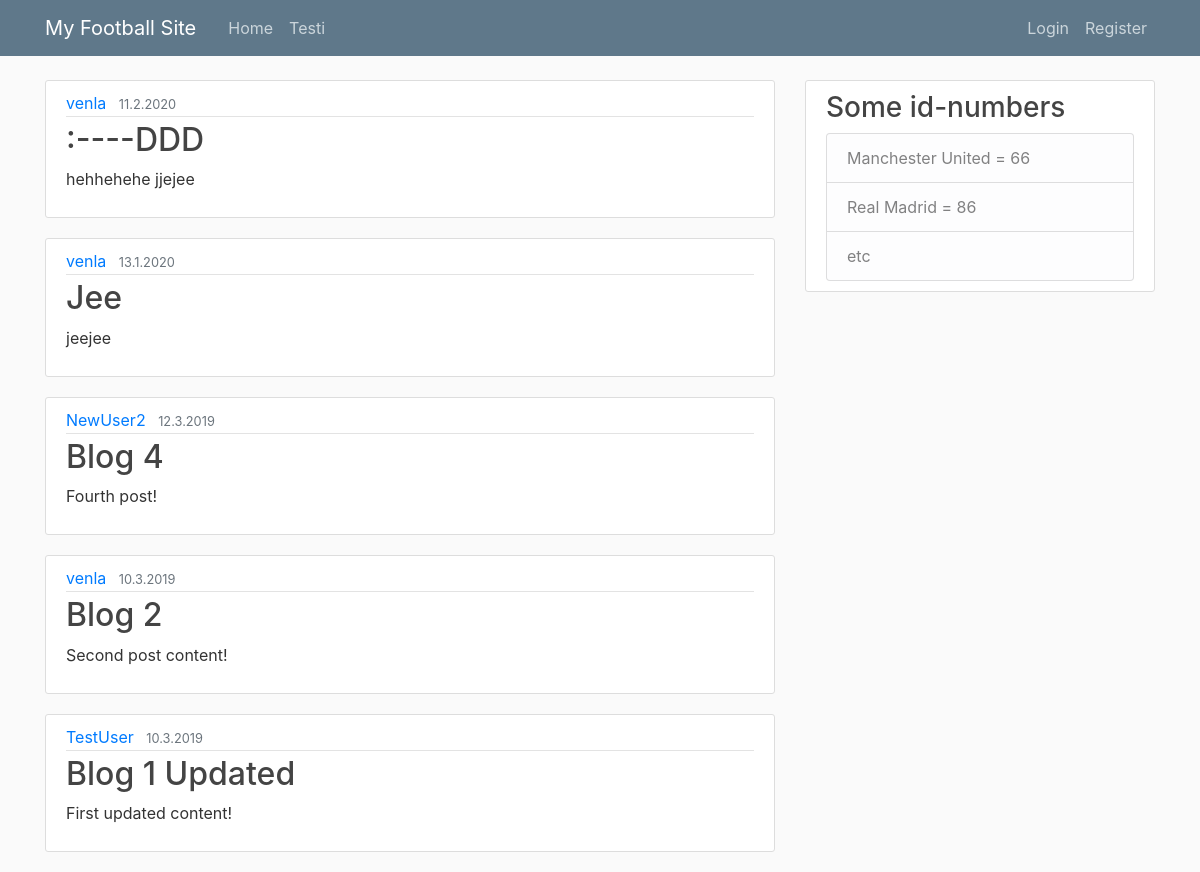
The page / on the database its author committed.
### applikaatio/models.py (models this page shows, shortened)
class Post(models.Model):
    title = models.CharField(max_length = 100)
    content = models.TextField()
    date_posted = models.DateTimeField(default = timezone.now)
    author = models.ForeignKey(User, on_delete=models.CASCADE)

### applikaatio/views.py (the view)
# urls.py: path('', PostListView.as_view(), name='page-home'),
class PostListView(ListView):
    model = Post
    template_name = 'applikaatio/HomePageView.html' # <app>/<model>_<viewtype>.html
    context_object_name = 'posts'
    ordering = ['-date_posted']

### applikaatio/templates/applikaatio/HomePageView.html
{% extends "applikaatio/base.html" %}
{% block content %}
    {% for post in posts %}
        <article class="media content-section">
            <div class="media-body">
                <div class="article-metadata">
                    <a class="mr-2" href="#">{{ post.author }}</a>
                    <small class="text-muted">{{ post.date_posted|date:"j.n.Y" }}</small>
                </div>
                <h2><a class="article-title" href="{% url 'post-detail' post.id %}">{{ post.title }}</a></h2>
                <p class="article-content">{{ post.content }}</p>
            </div>
          </article>
    {% endfor %}
{% endblock content %}

### applikaatio/templates/applikaatio/base.html (shortened to what this page needs)
{% load static%}
<!DOCTYPE html>
<html>
<head>
    <link rel="stylesheet" href="https://maxcdn.bootstrapcdn.com/bootstrap/4.0.0/css/bootstrap.min.css">
    <link rel="stylesheet" type="text/css" href="{% static 'applikaatio/main.css' %}">
</head>
<body>
    <header class="site-header">
        <nav class="navbar navbar-expand-md navbar-dark bg-steel fixed-top">
            <div class="container">
                <a class="navbar-brand mr-4" href="{% url 'page-home' %}">My Football Site</a>
                <div class="collapse navbar-collapse" id="navbarToggle">
                    <div class="navbar-nav mr-auto">
                        <a class="nav-item nav-link" href="{% url 'page-home' %}">Home</a>
                        <a class="nav-item nav-link" href="{% url 'page-test' %}">Testi</a>
                    </div>
                    <div class="navbar-nav">
                        {% if user.is_authenticated %}
                            <a class="nav-item nav-link" href="{% url 'post-create' %}">New Post</a>
                            <a class="nav-item nav-link" href="{% url 'profile' %}">Profile</a>
                            <a class="nav-item nav-link" href="{% url 'logout' %}">Logout</a>
                        {% else %}
                            <a class="nav-item nav-link" href="{% url 'login' %}">Login</a>
                            <a class="nav-item nav-link" href="{% url 'register' %}">Register</a>
                        {% endif %}
                    </div>
                </div>
            </div>
        </nav>
    </header>
    <main role="main" class="container">
        <div class="row">
            <div class="col-md-8">
                {% block content %}{% endblock %}
            </div>
            <div class="col-md-4">
                <div class="content-section">
                    <h3>Some id-numbers</h3>
                    <ul class="list-group">
                        <li class="list-group-item list-group-item-light">Manchester United = 66</li>
                        <li class="list-group-item list-group-item-light">Real Madrid = 86 </li>
                        <li class="list-group-item list-group-item-light">etc</li>
                    </ul>
                </div>
            </div>
        </div>
    </main>
</body>
</html>

### applikaatio/static/applikaatio/main.css (style rules this page uses)
body { background: #fafafa; color: #333333; margin-top: 5rem; }
h1, h2, h3, h4, h5, h6 { color: #444444; }
ul { margin: 0; }
.bg-steel { background-color: #5f788a; }
.site-header .navbar-nav .nav-link { color: #cbd5db; }
.content-section { background: #ffffff; padding: 10px 20px; border: 1px solid #dddddd; border-radius: 3px; margin-bottom: 20px; }
.article-title { color: #444444; }
.article-content { white-space: pre-line; }
.article-metadata { padding-bottom: 1px; margin-bottom: 4px; border-bottom: 1px solid #e3e3e3 }

### rows shown on the page
Post: author "venla", date_posted "11.2.2020", title ":----DDD", content "hehhehehe jjejee"
Post: author "venla", date_posted "13.1.2020", title "Jee", content "jeejee"
Post: author "NewUser2", date_posted "12.3.2019", title "Blog 4", content "Fourth post!"
Post: author "venla", date_posted "10.3.2019", title "Blog 2", content "Second post content!"
Post: author "TestUser", date_posted "10.3.2019", title "Blog 1 Updated", content "First updated content!"
